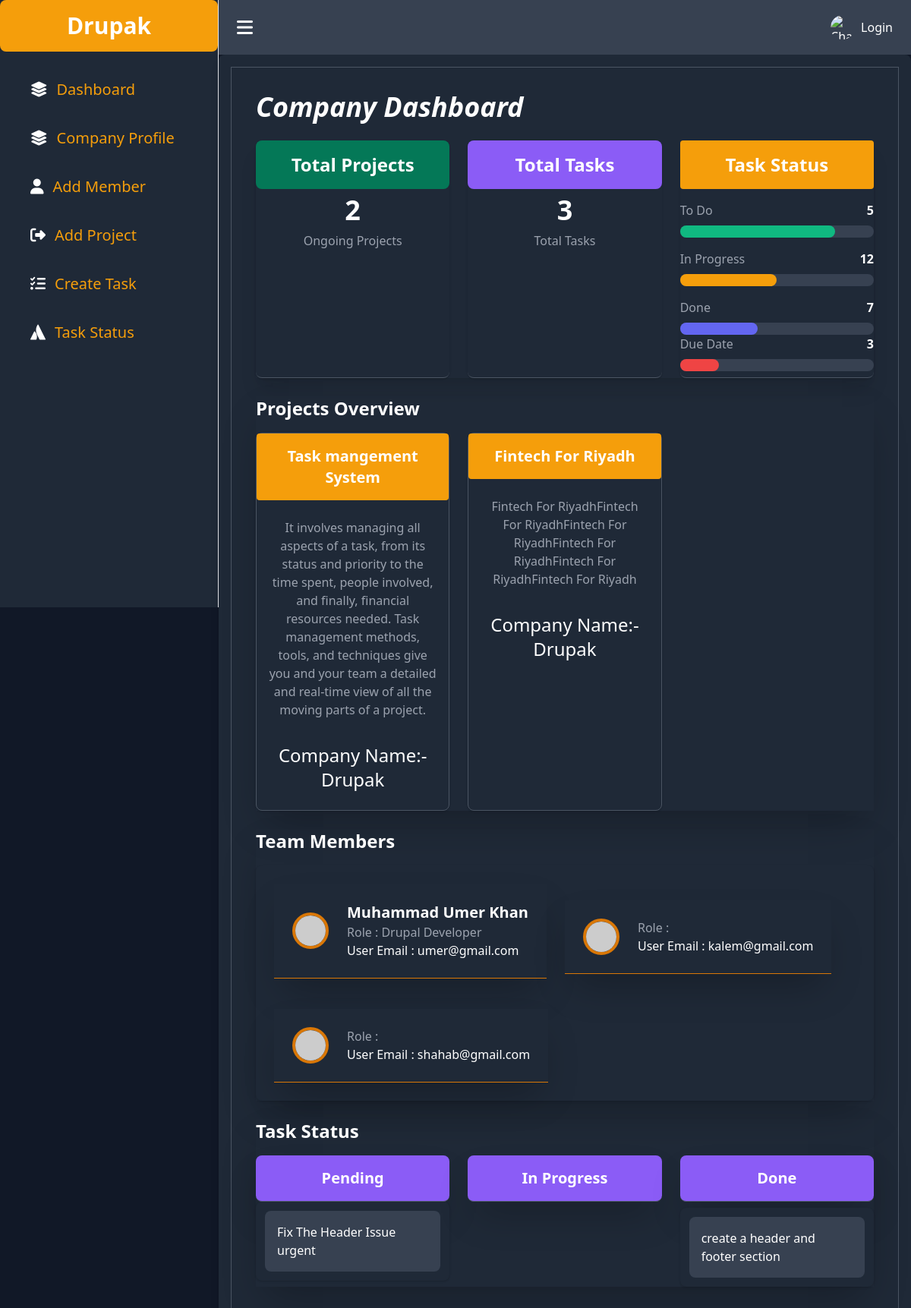
The app's page /companies.php?page=companyDash&comp_id=1 with its own data.
### tables this page shows
CREATE TABLE `company_profile` (
  `com_id` int(100) NOT NULL,
  `com_name` varchar(100) NOT NULL,
  `com_email` varchar(100) NOT NULL,
  `comp_desc` text NOT NULL,
  `contact` bigint(100) NOT NULL,
  `comp_address` varchar(250) NOT NULL,
  `created_on` bigint(250) NOT NULL,
  `uid` int(100) NOT NULL
);

CREATE TABLE `project` (
  `pro_id` int(100) NOT NULL,
  `pro_name` varchar(100) NOT NULL,
  `pro_desc` text NOT NULL,
  `start_date` date NOT NULL,
  `deadLine` date NOT NULL,
  `com_id` int(100) NOT NULL
);

CREATE TABLE `user_profile` (
  `u_id` int(100) NOT NULL,
  `user_Fullname` varchar(100) NOT NULL,
  `user_phone` bigint(100) NOT NULL,
  `user_address` varchar(100) NOT NULL,
  `user_role` varchar(100) NOT NULL,
  `user_expertises` varchar(100) NOT NULL,
  `uid` int(50) NOT NULL
);

CREATE TABLE `users` (
  `uid` int(100) NOT NULL,
  `uname` varchar(100) NOT NULL,
  `username` varchar(100) NOT NULL,
  `user_email` varchar(100) NOT NULL,
  `password` varchar(100) NOT NULL,
  `status` varchar(50) NOT NULL,
  `created` bigint(250) NOT NULL
);

CREATE TABLE `create_task` (
  `cat_task_id` int(100) NOT NULL,
  `task_name` varchar(100) NOT NULL,
  `task_desc` varchar(100) NOT NULL,
  `start_date` date NOT NULL,
  `end_date` date NOT NULL,
  `task_status` varchar(100) NOT NULL,
  `proj_id` int(100) NOT NULL
);

### companyDash.php (the view, shortened to what this page needs)
<?php
 include 'include/connect.php';
 $comp_id = $_GET['comp_id'];
  $projects = $pdo->prepare("SELECT project.pro_name,project.pro_desc
 , company_profile.com_name
 FROM `project` LEFT JOIN company_profile on company_profile.com_id = project.com_id where project.com_id = :com_id ");;
  $params =[
     ':com_id' => $comp_id
  ];
  $projects->execute($params);
  $projects = $projects->fetchAll(PDO::FETCH_ASSOC);
    $count = count($projects);
    $tasks = $pdo->prepare("Select * from create_task ");
    $tasks->execute();
    $tasks = $tasks->fetchAll(PDO::FETCH_ASSOC);
    $countTask = count($tasks);
    $tasksOnStatus = $pdo->prepare("Select * from create_task where task_status = :status");
    $params =[
        ':status' => 'Pending'
        ];
        $tasksOnStatus->execute($params);
          $tasksOnStatus = $tasksOnStatus->fetchAll(PDO::FETCH_ASSOC);
    $tasksOnStatusOnCompleted= $pdo->prepare("Select * from create_task where task_status = :status");
    $params =[
        ':status' => 'Completed'
        ];
        $tasksOnStatusOnCompleted->execute($params);
          $tasksOnStatusOnCompleted = $tasksOnStatusOnCompleted->fetchAll(PDO::FETCH_ASSOC);
    $users = $pdo->prepare("SELECT user_profile.user_Fullname,users.user_email,
user_profile.user_role FROM `user_com_junc` LEFT JOIN users on users.uid = user_com_junc.uid LEFT JOIN user_profile on user_profile.uid = users.uid where user_com_junc.com_id = :com_id ");
$params =[
    ':com_id' => $comp_id
    ];
    $users->execute($params);
    $users = $users->fetchAll(PDO::FETCH_ASSOC);
?>
<body class="bg-gray-900 text-gray-300">
    <main class="flex-grow p-8 border border-gray-600 space-y-6">
        <h1 class="text-4xl  font-bold italic  rounded-lg   text-white ">
            Company Dashboard
        </h1>
        <section class="shadow-xl shadow-white">
            <div class="grid grid-cols-1 md:grid-cols-2 lg:grid-cols-3 gap-6">
                <div class="bg-gray-800  rounded-lg shadow text-center border-b border-gray-600">
                    <h3 class="text-2xl font-bold text-white mb-2 py-4 rounded-lg bg-green-700">Total Projects</h3>
                    <p class="text-4xl font-extrabold text-teal-500"><?php echo $count; ?></p>
                    <p class="text-gray-400 mt-2">Ongoing Projects</p>
                </div>
                <div class="bg-gray-800   rounded-lg  border-b border-gray-600 shadow text-center">
                    <h3 class="text-2xl font-bold py-4 rounded-lg  text-white bg-purple-500 mb-2">Total Tasks</h3>
                    <p class="text-4xl font-extrabold text-teal-500"><?php print $countTask ;?></p>
                    <p class="text-gray-400 mt-2">Total Tasks</p>
                </div>
                <div class="bg-gray-800  rounded-lg shadow text-center border-b border-gray-600 pb-2">
                    <h3 class="text-2xl bg-yellow-500 py-4 rounded  font-bold  text-white mb-2">Task Status</h3>
                    <div class="mt-4">
                        <div class="flex justify-between items-center mb-2">
                            <span class="text-gray-400">To Do</span>
                            <span class="text-white font-bold">5</span>
                        </div>
                        <div class="w-full bg-gray-700 rounded-full h-4 mb-4">
                            <div class="bg-green-500 h-4 rounded-full" style="width: 80%;"></div>
                        </div>
                        <div class="flex justify-between items-center mb-2">
                            <span class="text-gray-400">In Progress</span>
                            <span class="text-white font-bold">12</span>
                        </div>
                        <div class="w-full bg-gray-700 rounded-full h-4 mb-4">
                            <div class="bg-yellow-500 h-4 rounded-full" style="width: 50%;"></div>
                        </div>
                        <div class="flex justify-between items-center mb-2">
                            <span class="text-gray-400">Done</span>
                            <span class="text-white font-bold">7</span>
                        </div>
                        <div class="w-full bg-gray-700 rounded-full h-4">
                            <div class="bg-indigo-500 h-4 rounded-full" style="width: 40%;"></div>
                        </div>
                        <div class="flex justify-between items-center mb-2">
                            <span class="text-gray-400">Due Date</span>
                            <span class="text-white font-bold">3</span>
                        </div>
                        <div class="w-full bg-gray-700 rounded-full h-4">
                            <div class="bg-red-500 h-4 rounded-full" style="width: 20%;"></div>
                        </div>
                    </div>
                </div>
            </div>
        </section>
        <section class="shadow-2xl shadow-white">
            <h2 class="text-2xl font-bold mb-4 text-white">Projects Overview</h2>
            <div class="grid grid-cols-1 md:grid-cols-2 lg:grid-cols-3 gap-6">
                <?php  foreach($projects as $project){ ?>
                <div class="bg-gray-800  border border-gray-600 rounded-lg shadow">
                    <h3 class="text-xl text-center  p-0 py-4 px-2 bg-yellow-500 rounded font-bold mb-2 text-white">
                        <?php echo $project['pro_name'] ?>
                    </h3>
                    <p class="text-gray-400 text-center p-4 "><?php echo $project['pro_desc'] ?></p>
                    <h2 class="text-center text-2xl mb-6 mt-4">Company Name:-<?php echo $project['com_name']?></h2>
                </div>
                <?php   } ?>
            </div>
        </section>
        <section class="shadow-2xl shadow-white">
            <h2 class="text-2xl font-bold mb-4 text-white">Team Members</h2>
            <div
                class="bg-gray-800 flex   flex-wrap items-center justify-start p-6 gap-6 rounded-lg shadow shadow-white space-y-4">
                <?php  foreach($users  as $index=> $user){   ?>
                <?php  if($index <4) {  ?>
                <div
                    class="flex  border-b border-yellow-600 bg-gray-800 items-center p-6 shadow-2xl shadow-white space-x-6 ">
                    <img src="https://via.placeholder.com/40" alt="Team Member"
                        class="rounded-full border-4 border-yellow-600 w-12 h-12">
                    <div>
                        <h3 class="text-xl font-bold text-white"><?php echo $user['user_Fullname'] ?></h3>
                        <p class="text-gray-400">Role : <?php echo $user['user_role'] ?> </p>
                        <p class="text-teal-500">User Email : <?php echo $user['user_email'] ?> </p>
                    </div>
                </div>
                <?php }?>
                <?php }?>
            </div>
        </section>
        <section class="shadow-2xl shadow-white">
            <h2 class="text-2xl font-bold mb-4 text-white">Task Status</h2>
            <div class="grid grid-cols-1 md:grid-cols-3 gap-6">
                <div>
                    <h3
                        class="text-xl font-bold border-b border-gray-600 shadow-2xl shadow-white  text-center bg-purple-500 py-4 rounded-lg text-white">
                        Pending</h3>
                    <?php foreach($tasksOnStatus as $task_status){ ?>
                    <div class="bg-gray-800 p-3 rounded-lg shadow ">
                        <div class="p-4 bg-gray-700 rounded-lg"><?php echo $task_status['task_name'] ?></div>
                    </div>
                    <?php }?>
                </div>
                <div>
                    <h3
                        class="text-xl  border-b border-gray-600 shadow-2xl shadow-white  text-center bg-purple-500 py-4 font-bold rounded-lg mb-2 text-white">
                        In Progress</h3>
                </div>
                <div>
                    <h3
                        class="text-xl font-bold mb-2 border-b border-gray-600 shadow-2xl shadow-white  text-center bg-purple-500 py-4 font-bold rounded-lg text-white">
                        Done</h3>
                    <?php foreach($tasksOnStatusOnCompleted as $task_status){ ?>
                    <div class="bg-gray-800 p-3 rounded-lg shadow ">
                        <div class="p-4 bg-gray-700 rounded-lg"><?php echo $task_status['task_name'] ?></div>
                    </div>
                    <?php }?>
                </div>
            </div>
        </section>
    </main>

### companies.php (shortened to what this page needs)
<?php
include 'include/connect.php';
$comp_id = $_GET['comp_id'];
$query = $pdo->prepare("SELECT * FROM `company_profile` WHERE company_profile.com_id = :comp_id");
$params = [
    ':comp_id' => $comp_id
];
$query->execute($params);
$result = $query->fetch(PDO::FETCH_ASSOC);
?>
<!DOCTYPE html>
<html lang="en">
<head>
    <link href="https://cdn.jsdelivr.net/npm/tailwindcss@2.2.19/dist/tailwind.min.css" rel="stylesheet">
    <link rel="stylesheet" href="https://cdnjs.cloudflare.com/ajax/libs/font-awesome/6.6.0/css/all.min.css"
 />
</head>
<body class="bg-gray-900 text-white">
    <div class="flex min-h-screen">
        <aside
            class="flex flex-col text-white w-72 h-screen   overflow-y-auto bg-gray-800 border-r rtl:border-r-0 rtl:border-l dark:bg-gray-900 dark:border-gray-700 transition-all duration-300">
            <a class="text-center py-4 rounded-lg bg-yellow-500"
                href="companies.php?page=com_profile&comp_id=<?php echo $result['com_id'] ?>">
                <span class="text-3xl text-white text-center font-bold"><?php echo $result['com_name'] ?></span>
            </a>
            <div class="flex flex-col justify-between text-white flex-1 mt-6">
                <nav class="flex-1 space-y-3">
                    <li class="px-10 py-3 list-none hover:bg-gray-700">
                        <a class="flex items-center text-yellow-500 text-xl gap-3 hover:text-white"
                            href="companies.php?page=companyDash&comp_id=<?php echo $comp_id; ?>">
                            <i class=" text-white fa-solid fa-layer-group"></i><span class="flex-1"> Dashboard</span>
                        </a>
                    </li>
                    <li class="px-10 py-3 list-none hover:bg-gray-700">
                        <a class="flex items-center text-yellow-500 text-xl gap-3 hover:text-white"
                            href="companies.php?page=com_profile&comp_id=<?php echo $comp_id; ?>">
                            <i class="text-white fa-solid fa-layer-group"></i><span class="flex-1">Company
                                Profile</span>
                        </a>
                    </li>
                    <li class="px-10 py-3  list-none hover:bg-gray-700">
                        <a class="flex items-center text-yellow-500 text-xl gap-3 hover:text-white"
                            href="companies.php?page=register&status=member&comp_id=<?php echo $comp_id; ?>">
                            <i class="text-white fa-solid fa-user"></i> <span class="flex-1">Add Member</span>
                        </a>
                    </li>
                    <li class="px-10 py-3  list-none hover:bg-gray-700">
                        <a class="flex items-center text-yellow-500 text-xl gap-3 hover:text-white"
                            href="companies.php?page=project&status=project&comp_id=<?php echo $comp_id; ?>">
                            <i class="text-white fa-solid fa-right-from-bracket"></i> <span class="flex-1">Add
                                Project</span>
                        </a>
                    </li>
                    <li class="px-10 py-3  list-none hover:bg-gray-700">
                        <a class="flex items-center text-yellow-500 text-xl gap-3 hover:text-white"
                            href="companies.php?page=createtask&comp_id=<?php echo $comp_id; ?>">
                            <i class="text-white fa-solid fa-list-check"></i> <span class="flex-1">Create Task</span>
                        </a>
                    </li>
                    <li class="px-10 py-3  list-none hover:bg-gray-700">
                        <a class="flex items-center text-yellow-500 text-xl gap-3 hover:text-white"
                            href="companies.php?page=task_Status&comp_id=<?php echo $comp_id; ?>">
                            <i class="text-white fa-brands fa-atlassian"></i> <span class="flex-1"> Task Status</span>
                        </a>
                    </li>
                </nav>
            </div>
        </aside>
        <div class="flex-1 ">
            <nav class="bg-gray-700 text-white flex items-center justify-between py-5 px-6">
                <a class="cursor-pointer font-bold text-2xl">
                    <i class="fa-solid fa-bars"></i>
                </a>
                <div class="flex items-center space-x-4">
                    <ul class="flex items-center space-x-4">
                        <li class="relative" x-data="{ open: false }">
                            <a class="flex items-center cursor-pointer hidden sm:flex" @click="open = !open">
                                <img src="https://img.freepik.com/premium-photo/futuristic-robotic-woman-standing-proudly-futuristic-building-science-fiction_1099938-1.jpg?ga=GA1.1.2046820249.1709015459"
                                    class="w-8 h-8 rounded-full mr-2" alt="Charles Hall">
                                <span class="text-dark">
                                    <?php
                                    if (isset($_SESSION['isLogin'])) {
                                        print ucwords($_SESSION['user_name']);
                                    } else {
                                        print "Login";
                                    }
                                    ?></span>
                            </a>
                        </li>
                    </ul>
                </div>
            </nav>
            <div id="projects" class="bg-gray-800 min-h-screen  p-4 rounded-lg shadow-lg mb-8">
                <main class="flex-1 text-white flex items-center justify-center  bg-gray-800">
                    <?php if (isset($_GET['page'])) {
                        include $_GET['page'] . '.php';
                    } else {
                        include 'dashboard.php';
                    } ?>
                </main>
            </div>
        </div>
    </div>
</body>
</html>

### records on screen
company_profile: com_name "Drupak"
project: pro_name "Task mangement System", pro_desc "It involves managing all aspects of a task, from its status and priority to the time spent, people involved, and finally, financial resources needed. Task management methods, tools, and techniques give you and your team a detailed and real-time view of all the moving parts of a project.", company_profile.com_name "Drupak"
project: pro_name "Fintech For Riyadh", pro_desc "Fintech For RiyadhFintech For RiyadhFintech For RiyadhFintech For RiyadhFintech For RiyadhFintech For Riyadh", company_profile.com_name "Drupak"
user_profile: user_Fullname "Muhammad Umer Khan", user_role "Drupal Developer", uid.user_email "umer@gmail.com"
users: user_email "kalem@gmail.com"
users: user_email "shahab@gmail.com"
create_task: task_name "Fix The Header Issue urgent"
create_task: task_name "create a header and footer section"

### other values on screen
$count "2"
$countTask "3"
